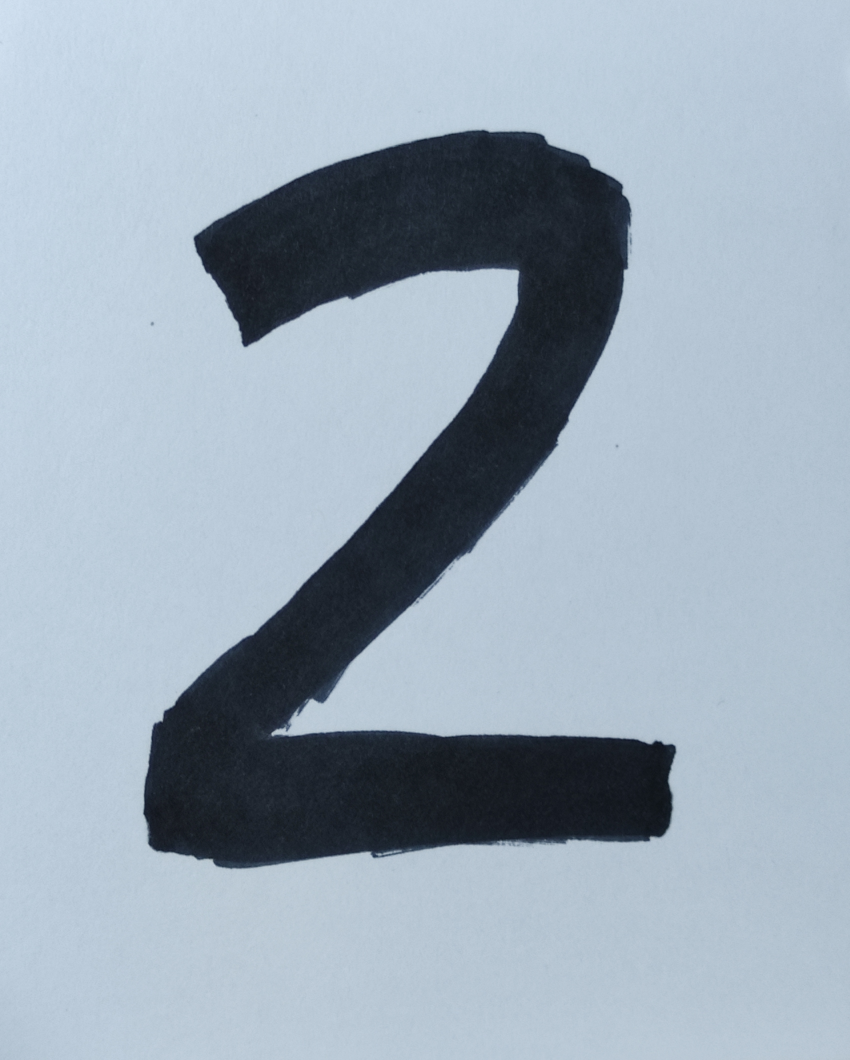
#> input picture Numeros/2.jpg, 2549 x 3179 px, found by its file name (shown at 1/3 size)
$ jupyter execute --allow-errors Actividad_6_C.ipynb
#> lines starting #> are read from the running program, lines starting #| are printed output that depends on the picture; after the words box and inside, x2 and y2 are one past the last pixel; in counts of white or black regions, pixels touching at a corner belong together
[cell 1]
import numpy as np
import matplotlib.pyplot as plt
import cv2

img = cv2.imread('2.jpg')
#> img is the input picture: shape (3179, 2549, 3); mean B, G, R 183.5, 170.1, 155.6
img_gray = cv2.cvtColor(img,cv2.COLOR_BGR2GRAY)

th, img_bn = cv2.threshold(img_gray,100,255,cv2.THRESH_BINARY_INV)
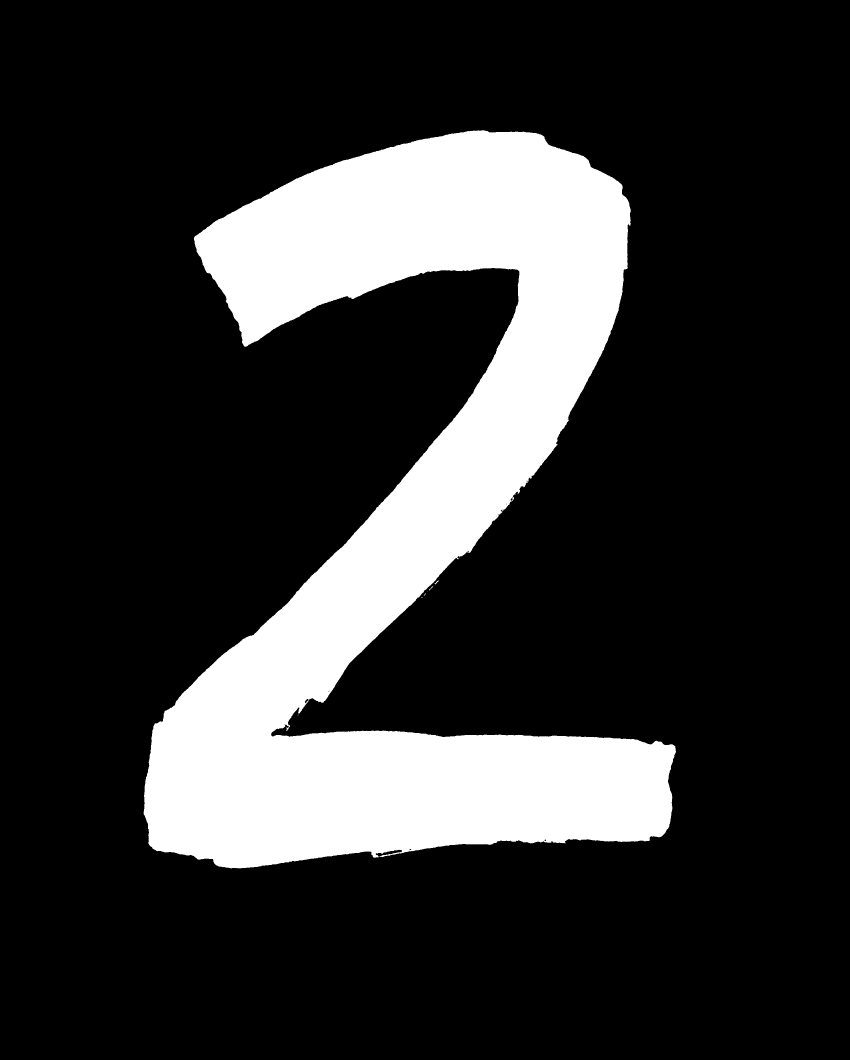
#> img_bn: shape (3179, 2549) (shown at 1/3 size); 18.9% white; 13 white regions (10 under 20 px), largest, box (x1, y1, x2, y2) and area: (431, 391, 2028, 2605) 1534657, (1304, 1741, 1316, 1753) 44, (1287, 1757, 1300, 1771) 35
img_bn = cv2.resize(img_bn,(28,28))
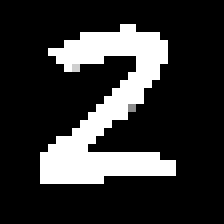
#> img_bn: shape (28, 28) (shown 8 times larger); min 0, max 255, mean 50.9

plt.imshow(img_bn,cmap=plt.cm.gray)
plt.show()

x = img_bn.reshape(1,784)

$ run again, with Numeros/0.jpg copied over Numeros/2.jpg
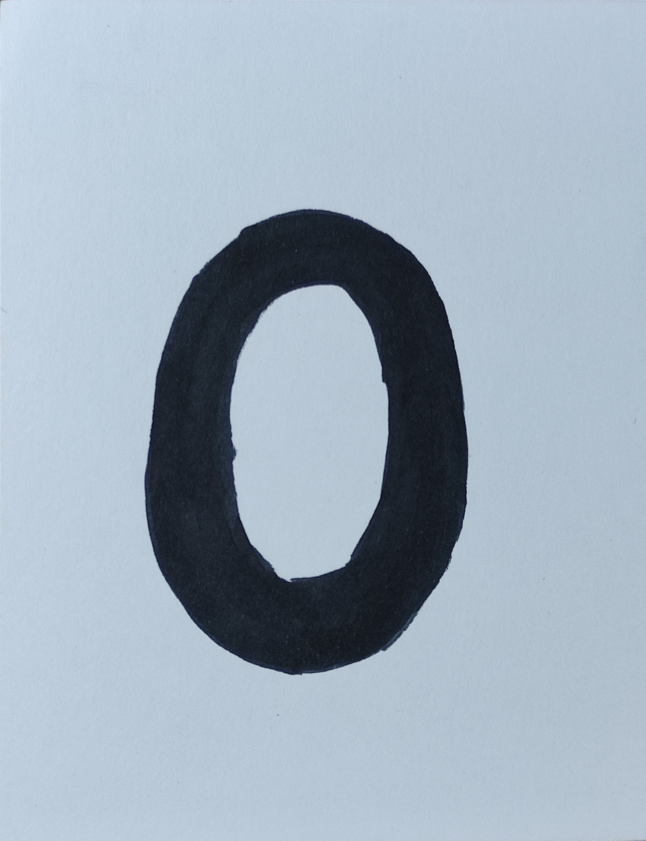
#> input picture Numeros/0.jpg, 2583 x 3361 px, found by its file name (shown at 1/4 size)
#> img is the input picture: shape (3361, 2583, 3); mean B, G, R 188.3, 174.4, 159.6
#> `th, img_bn = cv2.threshold(img_gray,100,255,cv2.THRESH_BINARY_INV)`:
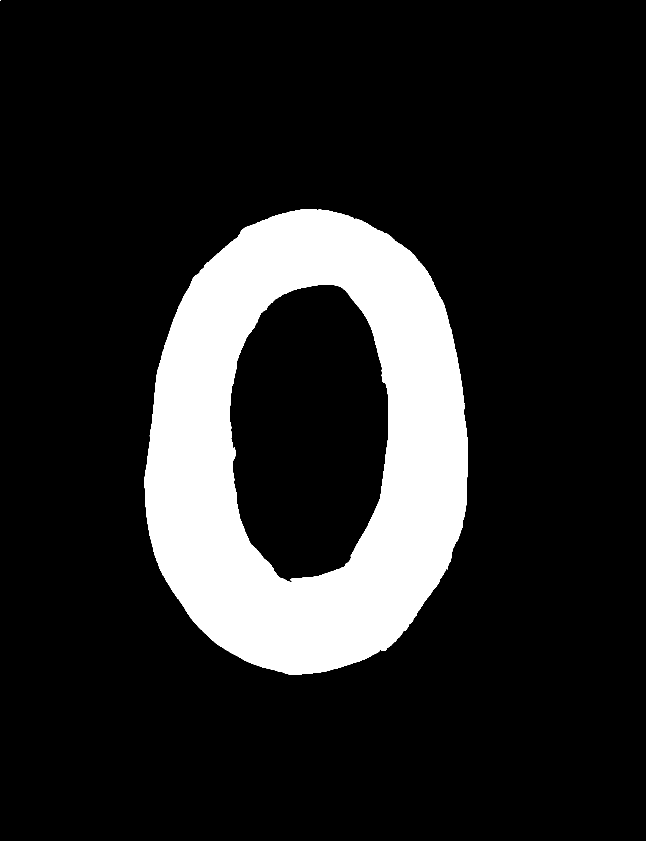
#> img_bn: shape (3361, 2583) (shown at 1/4 size); 15.2% white; 4 white regions (3 under 20 px), largest, box (x1, y1, x2, y2) and area: (578, 836, 1872, 2700) 1316353
#> `img_bn = cv2.resize(img_bn,(28,28))`:
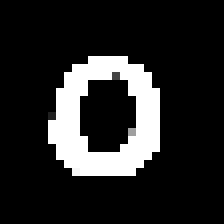
#> img_bn: shape (28, 28) (shown 8 times larger); min 0, max 255, mean 38.7

$ run again, with Numeros/1.jpg copied over Numeros/2.jpg
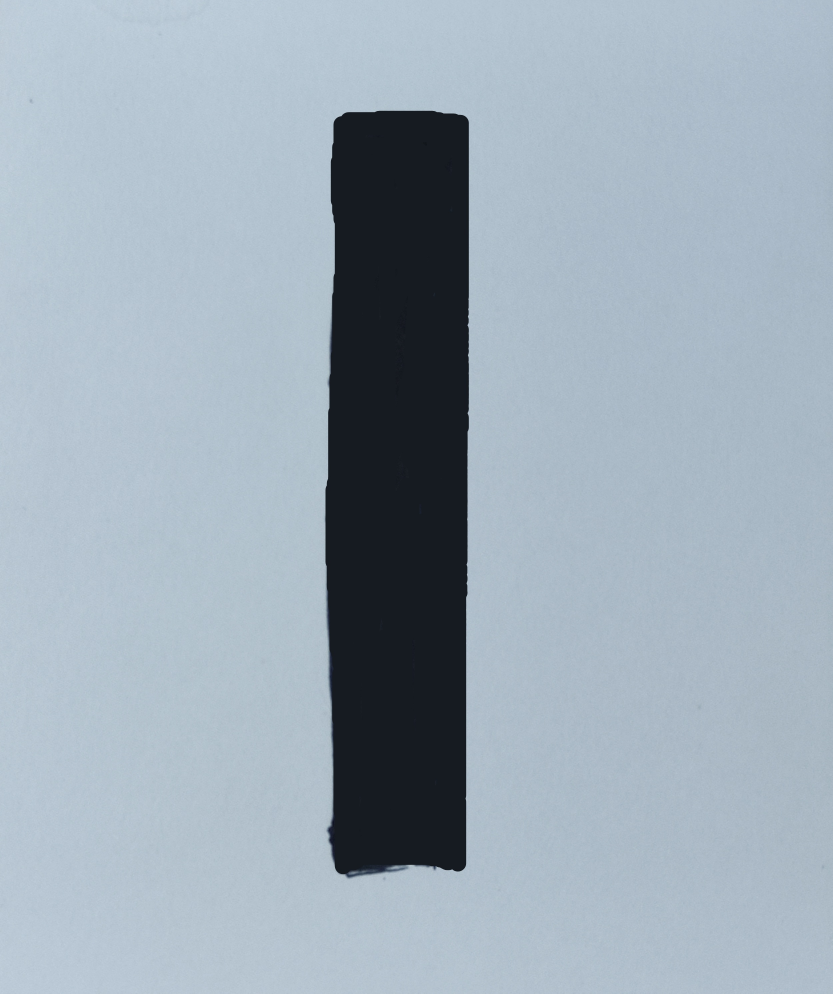
#> input picture Numeros/1.jpg, 2498 x 2980 px, found by its file name (shown at 1/3 size)
#> img is the input picture: shape (2980, 2498, 3); mean B, G, R 183, 171.3, 157.2
#> `th, img_bn = cv2.threshold(img_gray,100,255,cv2.THRESH_BINARY_INV)`:
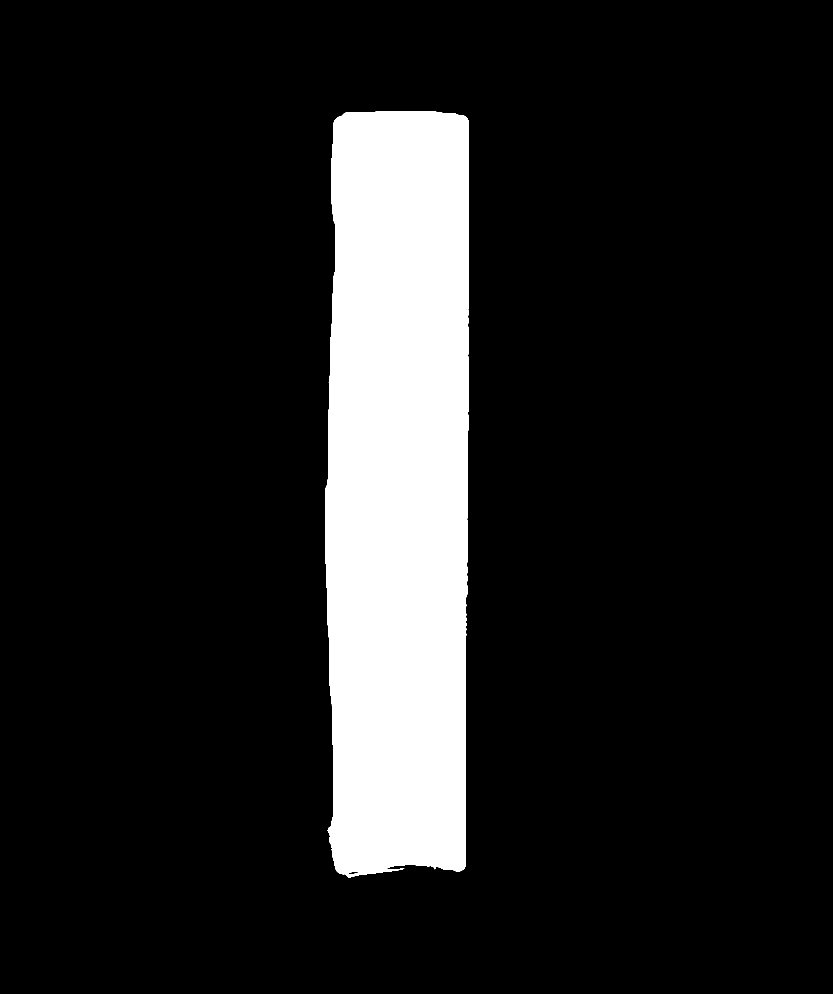
#> img_bn: shape (2980, 2498) (shown at 1/3 size); 12.5% white; 1 white region, box (x1, y1, x2, y2) and area: (976, 333, 1407, 2632) 933447
#> `img_bn = cv2.resize(img_bn,(28,28))`:
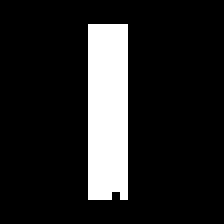
#> img_bn: shape (28, 28) (shown 8 times larger); 13.9% white; 1 white region, box (x1, y1, x2, y2) and area: (11, 3, 16, 25) 109
